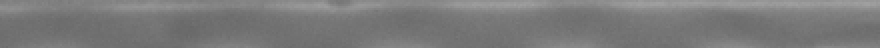
#> input picture tests/fixtures/phase_registration/A6_-2.png, 440 x 24 px (shown 2 times larger)
$ python review_current_wall_pair.py ../tests/fixtures/phase_registration/A6_-2.png --output out.png   (older library calls are emulated)
#> lines starting #> are read from the running program, lines starting #| are printed output that depends on the picture
### backend/vision/parallel_walls.py
"""平行管壁定位：为生成区下游的直管测量段定位一对平行内壁。

与 :mod:`backend.vision.rectified_measurement` 的分工：本模块只负责**几何定位**，
输出一对壁线的原图端点、共见测量范围与证据；标尺（μm/px）与芯片深度是另外两类
证据，定位成功**不**意味着物理尺寸已标定。

设计要点（对应任务书 §3）：

1. 候选、支持边缘、有效可见长度与坐标空间一起保留；``work_scale`` 允许降采样工作图，
   坐标映射显式可逆（默认 1.0，即工作图就是原图）。所有输出端点都是**原图像素**。
2. 两壁间距一律用**法向距离**，不用垂直 y 差；只在两壁的**共见轴向范围**内评估，
   不把短边外推到全图。
3. 图上若有多条同样可信的管道，报告候选竞争；不按最长线静默选中。带内出现与壁面
   同向、长度相当的长边时报告歧义——那可能是液柱边缘而不是内壁。
4. 跨帧证据用有界缓冲（``deque(maxlen=...)``）聚合；不等待、不排队、不阻塞。
5. 运动界面与静止壁边的差异作为辅助证据；**静止不是充分条件**——停泵液柱、静止气泡、
   固定纹理同样静止。没有有效运动时状态为 ``pending_motion``，不允许据此认证内壁。
6. 沿测量段多点核验上下壁与管内覆盖，用两壁方程与实际四边形，不用中心点加外接矩形。
7. 只有唯一可信线对才生成扶正变换；歧义、截断、单壁、低对比、证据过期一律给明确
   拒绝理由，禁止落回旧 ROI。

阈值集中在 :class:`LocalizationThresholds`，来源记录在 :data:`THRESHOLD_PROVENANCE`。
"""
from __future__ import annotations

from collections import deque
from dataclasses import dataclass, field, fields
import hashlib
import math
import threading

import cv2
import numpy as np

GEOMETRY_VERSION = "parallel-walls-20260922"


@dataclass(frozen=True)
class LocalizationThresholds:
    """定位阈值。改动前先看 :data:`THRESHOLD_PROVENANCE` 里对应条目的来源。"""

    min_visible_length_ratio: float = 0.25
    min_common_range_ratio: float = 0.30
    min_common_range_px: float = 120.0
    max_slope_difference: float = 0.05
    max_separation_cv: float = 0.15
    min_separation_px: float = 12.0
    max_separation_ratio: float = 0.60
    separation_sample_count: int = 24
    segment_count: int = 5
    min_supported_segments: int = 4
    max_slope_for_any_candidate: float = 0.35
    min_edge_support: float = 0.45
    edge_support_sigma_multiple: float = 3.0
    edge_support_min_gradient: float = 1.0
    min_mean_gradient_sigma_multiple: float = 5.0
    segment_min_edge_support: float = 0.40
    use_supplementary_candidates: bool = True
    competition_score_ratio: float = 0.90
    competition_separation_ratio: float = 0.15
    competition_mid_offset_px: float = 10.0
    interior_competitor_length_ratio: float = 0.55
    required_support_frames: int = 3
    evidence_max_age_s: float = 20.0
    max_buffer_frames: int = 24
    cluster_separation_ratio: float = 0.20
    cluster_mid_offset_px: float = 12.0
    motion_min_interior_change: float = 1.5
    motion_change_sigma_multiple: float = 3.0
    motion_noise_floor_gray: float = 0.25
    motion_min_axial_shift_px: float = 1.0
    motion_min_shift_correlation: float = 0.5
    motion_min_axial_structure_gray: float = 1.0
    motion_max_geometry_change_px: float = 3.0
    motion_max_tilt_change: float = 0.02
    motion_max_axial_change_px: float = 10.0
    coverage_edge_margin_px: float = 2.0
    coverage_min_contrast: float = 1.0


THRESHOLD_PROVENANCE: dict[str, str] = {
    "min_visible_length_ratio": "工程下限，尚未由带标注样本验证；不得为了通过停泵标定帧而放宽",
    "min_common_range_ratio": "不到半幅宽的共见范围不足以支撑稳定扶正",
    "min_common_range_px": "保证沿程多点核验有足够采样",
    "max_slope_difference": "沿用 channel_calibration 平行判据 0.16 的约 1/3",
    "max_separation_cv": "工程上限；真实平行管道间距沿程变化应远小于此，尚未由样本标定",
    "min_separation_px": "低于 12 px 的扶正带无法分辨柱塞端部：相衬亮带自身的两条边相距只有几个像素，"
                         "实测停泵帧上就出现过 6.03 px 的伪线对（由分辨率下限推出，不依赖 50 µm 假设）",
    "max_separation_ratio": "超过 60% 画幅高的“两条壁”通常是把不同结构连起来",
    "separation_sample_count": "采样数，兼顾精度与开销",
    "segment_count": "沿程核验位置数；5 段可分辨局部截断",
    "min_supported_segments": "允许 1 段缺失（遮挡/低对比），其余必须支持",
    "max_slope_for_any_candidate": "沿用 channel_calibration 的 max_tilt_degrees=33° 量级",
    "min_edge_support": "沿线边缘命中比例下限；未经样本标定，不得为通过停泵帧而放宽",
    "edge_support_sigma_multiple": "阈值 = max(min_gradient, k×稳健噪声尺度)；k=3 为常规检测下限",
    "edge_support_min_gradient": "绝对下限（灰阶/px），防止极低噪声图像把纹理噪声判成边缘",
    "min_mean_gradient_sigma_multiple": "候选线沿线**平均**法向梯度也要超过 k×噪声尺度："
                                       "逐点命中比例会被局部噪声刷高，平均幅度才反映这条边是否真实",
    "segment_min_edge_support": "单段边缘命中下限，低于此该段记为不支持",
    "use_supplementary_candidates": "是否在对比度归一化图上补一路候选；固定 Canny 阈值会让中等对比长边时有时无",
    "competition_score_ratio": "次优线对得分达到最优的 90% 即视为竞争",
    "competition_separation_ratio": "间距相差 <15% 且中线相近者视为同一管道的竞争解释",
    "competition_mid_offset_px": "同上，位置判据",
    "interior_competitor_length_ratio": "带内同向长边达到最短壁长的 55% 时无法区分壁面与液柱边缘",
    "required_support_frames": "工程下限；按内容签名去重后的独立帧数下限",
    "evidence_max_age_s": "证据过期时间；超过则必须重新定位",
    "max_buffer_frames": "有界缓冲容量，防止无界增长",
    "cluster_separation_ratio": "跨帧聚类：间距相对差小于该值归入同一簇",
    "cluster_mid_offset_px": "跨帧聚类：中线偏移小于该值归入同一簇",
    "motion_min_interior_change": "平均变化的参考幅度，仅作诊断；判定改用按噪声归一的显著变化比例",
    "motion_change_sigma_multiple": "单点显著变化阈值 = k×帧差稳健噪声尺度",
    "motion_noise_floor_gray": "噪声尺度的绝对下限：帧差完全均匀（例如整体加常数）时 MAD 为 0，"
                               "没有下限会让阈值退化成 0、把所有点都判成显著变化",
    "motion_min_axial_shift_px": "沿轴互相关峰值对应的位移下限：亮度漂移、全局闪烁、静态噪声都"
                                 "不产生位移，只有空间位移才可能是流动",
    "motion_min_shift_correlation": "沿轴互相关峰值的相关度下限，低于此视为无法判定位移",
    "motion_min_axial_structure_gray": "沿轴签名的 90-10 分位差下限：管内没有沿轴结构"
                                       "（例如无柱塞的均匀管道）时不试图测位移",
    "motion_max_geometry_change_px": "静止壁面的位置允许变化上限；超过则认为该线在移动",
    "motion_max_tilt_change": "静止壁面的倾角允许变化上限",
    "motion_max_axial_change_px": "静止壁面的轴向可见区间允许变化上限；柱塞肩部的长边在 y 上不动，"
                                  "但会沿轴平移，必须靠这一项才能与固定壁面区分",
    "coverage_edge_margin_px": "壁线到画幅边缘的最小留白",
    "coverage_min_contrast": "带内相对带外的最小对比；低于此认为该位置没有液柱证据",
}


@dataclass(frozen=True)
class WallCandidate:
    """一条全幅长边候选，端点为原图像素。"""

    id: int
    x1: float
    y1: float
    x2: float
    y2: float
    slope: float
    length_px: float
    length_ratio: float
    edge_support: float
    mean_normal_gradient: float = 0.0
    coordinate_space: str = "original_frame"

    # [15 lines left out: functions direction, normal, y_at, not called in this run]

    def point_at(self, x: float) -> np.ndarray:
        return np.array([x, self.y_at(x)], dtype=np.float64)

    @property
    def x_range(self) -> tuple[float, float]:
        return (min(self.x1, self.x2), max(self.x1, self.x2))

    # [19 lines left out: functions with_endpoints, to_dict, not called in this run]


@dataclass(frozen=True)
class WallPair:
    """一对候选壁，间距按共见范围内的法向距离计算。"""

    first: WallCandidate
    second: WallCandidate
    common_x_range: tuple[float, float]
    separation_px: float
    separation_std_px: float
    separation_cv: float
    slope_difference: float
    tilt_ratio: float
    mid_y_px: float
    segment_support: tuple[bool, ...]
    score: float
    rejection: str = ""

    @property
    def supported_segments(self) -> int:
        return sum(1 for flag in self.segment_support if flag)

    @property
    def ids(self) -> tuple[int, int]:
        return (int(self.first.id), int(self.second.id))

    # [31 lines left out: functions wall_lines, to_dict, not called in this run]


@dataclass(frozen=True)
class FrameCandidates:
    """一帧的候选与它们所在坐标系的配套数据。"""

    candidates: tuple[WallCandidate, ...]
    edges: EdgeSupportMap = field(repr=False, compare=False)
    gray: np.ndarray = field(repr=False, compare=False)
    coordinate_mapping: dict = field(default_factory=dict)


@dataclass(frozen=True)
class EdgeSupportMap:
    """方向梯度支持图。用对比度自适应的阈值，不用固定 Canny 阈值。

    真实相衬图的壁面梯度只有几个灰阶；固定的 Canny(40,110) 在这种图上完全没有输出
    （实测 24 张停泵标定帧上非零边缘比例为 0）。因此这里用 Sobel 幅值 + 稳健噪声尺度
    （1.4826×MAD）作阈值，并要求梯度方向**横跨**候选线，而不是沿线。
    """

    gx: np.ndarray = field(repr=False, compare=False)
    gy: np.ndarray = field(repr=False, compare=False)
    magnitude: np.ndarray = field(repr=False, compare=False)
    sigma: float

    # [19 lines left out: function support, not called in this run]


def gradient_support_map(gray: np.ndarray) -> EdgeSupportMap:
    smooth = cv2.GaussianBlur(gray.astype(np.float32), (0, 0), 1.0)
    gx = cv2.Sobel(smooth, cv2.CV_32F, 1, 0, ksize=3)
    gy = cv2.Sobel(smooth, cv2.CV_32F, 0, 1, ksize=3)
    magnitude = np.hypot(gx, gy)
    median = float(np.median(magnitude))
    sigma = max(1e-6, 1.4826 * float(np.median(np.abs(magnitude - median))))
    return EdgeSupportMap(gx=gx, gy=gy, magnitude=magnitude, sigma=sigma)


# [61 lines left out: functions _edge_support, _credible_edge, _supplementary_candidates, not called in this run]


DEFAULT_SUPPLEMENTARY_HOUGH: dict[str, float] = {
    "canny_low": 35.0,
    "canny_high": 100.0,
    "hough_width_ratio": 0.10,
    "min_line_length_ratio": 0.55,
    "max_line_gap_ratio": 0.16,
}


# [23 lines left out: function _merge_candidates, not called in this run]


def prepare_frame(frame: np.ndarray, *, thresholds: LocalizationThresholds | None = None,
                  work_scale: float = 1.0, max_lines: int = 32,
                  contrast_enhance: bool = False) -> FrameCandidates:
    """生成全幅长边候选（端点映回原图），并返回配套的边缘图与坐标映射。"""
    from .channel_calibration import detect_wall_line_candidates

    limits = thresholds or LocalizationThresholds()
    if frame is None or getattr(frame, "size", 0) == 0:
        return FrameCandidates((), gradient_support_map(np.zeros((8, 8), np.uint8)),
                               np.zeros((0, 0), np.uint8),
                               {"invertible": False, "reason": "frame_empty"})
    gray = frame if frame.ndim == 2 else cv2.cvtColor(frame, cv2.COLOR_BGR2GRAY)
    original_height, original_width = gray.shape[:2]
    if not (work_scale > 0.0 and math.isfinite(work_scale)):
        raise ValueError("work_scale 必须是正的有限值")
    if abs(work_scale - 1.0) < 1e-9:
        work = gray
    else:
        work = cv2.resize(gray, (max(8, int(round(original_width * work_scale))),
                                 max(8, int(round(original_height * work_scale)))),
                          interpolation=cv2.INTER_AREA)
    work_height, work_width = work.shape[:2]
    # CLAHE is used only to propose edges. Motion and coverage still inspect the
    # original gray frame, so enhancement cannot invent fluid movement.
    candidate_image = (cv2.createCLAHE(clipLimit=2.0, tileGridSize=(8, 8)).apply(work)
                       if contrast_enhance else work)
    edge_image = (cv2.createCLAHE(clipLimit=2.0, tileGridSize=(8, 8)).apply(gray)
                  if contrast_enhance else gray)
    mapping = {
        "work_scale": float(work_scale),
        "work_shape": [int(work_width), int(work_height)],
        "original_shape": [int(original_width), int(original_height)],
        "offset_px": [0.0, 0.0],
        "invertible": True,
        "forward": "x_work = x_original * work_scale + offset_px[0]",
        "inverse": "x_original = x_work / work_scale - offset_px[0] / work_scale",
    }
    # 边缘支持在原图分辨率上量：候选端点已经是原图坐标，两者必须同系。
    edges = gradient_support_map(edge_image)
    scale_x = original_width / float(work_width)
    scale_y = original_height / float(work_height)

    candidates: list[WallCandidate] = []
    for raw in detect_wall_line_candidates(candidate_image, max_lines=max_lines):
        if abs(float(raw["slope"])) > limits.max_slope_for_any_candidate:
            continue
        if float(raw["length_ratio"]) < limits.min_visible_length_ratio:
            continue
        x1 = float(raw["x1"]) * work_width * scale_x
        y1 = float(raw["y1"]) * work_height * scale_y
        x2 = float(raw["x2"]) * work_width * scale_x
        y2 = float(raw["y2"]) * work_height * scale_y
        seed = WallCandidate(
            id=int(raw["id"]), x1=x1, y1=y1, x2=x2, y2=y2, slope=float(raw["slope"]),
            length_px=math.hypot(x2 - x1, y2 - y1), length_ratio=float(raw["length_ratio"]),
            edge_support=0.0)
        support, mean_gradient = _edge_support(edges, seed, limits)
        if not _credible_edge(edges, seed, limits, support, mean_gradient):
            continue
        candidates.append(WallCandidate(
            id=seed.id, x1=seed.x1, y1=seed.y1, x2=seed.x2, y2=seed.y2, slope=seed.slope,
            length_px=seed.length_px, length_ratio=seed.length_ratio, edge_support=support,
            mean_normal_gradient=mean_gradient))
    if limits.use_supplementary_candidates:
        candidates = _merge_candidates(
            candidates,
            _supplementary_candidates(edge_image, thresholds=limits, edges=edges, max_lines=max_lines))
    mapping["candidate_count"] = len(candidates)
    mapping["gradient_noise_sigma"] = round(float(edges.sigma), 6)
    mapping["supplementary_candidates_enabled"] = bool(limits.use_supplementary_candidates)
    mapping["contrast_enhance"] = bool(contrast_enhance)
    return FrameCandidates(tuple(candidates), edges, gray, mapping)


# [408 lines left out: functions _separation_profile, _segment_support, pair_candidates, interior_parallel_competitors, assess_coverage, _band_mask and 5 more, not called in this run]


def _signature(gray: np.ndarray) -> str:
    small = cv2.resize(gray, (32, 24), interpolation=cv2.INTER_AREA).astype(np.uint8)
    return hashlib.sha1(np.ascontiguousarray(small).tobytes()).hexdigest()[:16]


class ParallelWallLocalizer:
    """有界、无阻塞的跨帧平行管壁定位器。只做计算，不等待、不排队。"""

    # [14 lines left out: function __init__, not called in this run]

    @property
    def thresholds(self) -> LocalizationThresholds:
        return self._limits

    # [390 lines left out: functions observe, _observe_locked, reset, buffered_frames, thresholds, _fresh and 6 more, not called in this run]


@dataclass(frozen=True)
class WallLocalization:
    """一次定位的完整结果。``status == "localized"`` 才允许生成扶正变换。"""

    status: str
    reason: str
    geometry: dict = field(default_factory=dict)

    # [45 lines left out: functions from_geometry, rejected, not called in this run]

    @property
    def usable(self) -> bool:
        return self.status == "localized" and len(self.geometry.get("wall_lines", [])) == 2

    # [6 lines left out: function wall_lines, not called in this run]

    @property
    def frame_id(self) -> int:
        return int(self.geometry.get("frame_id", 0) or 0)

    # [4 lines left out: function image_shape, not called in this run]

    def to_dict(self) -> dict:
        return dict(self.geometry)

### tools/review_current_wall_pair.py
"""Single-still wall proposal and rectification, explicitly not an acceptance."""
from __future__ import annotations

import argparse
import json
import sys
from pathlib import Path

import cv2

sys.path.insert(0, str(Path(__file__).resolve().parents[1]))
from backend.vision.parallel_walls import prepare_frame, pair_candidates
from backend.vision.plug_geometry import rectified_axes
from backend.vision.rectified_measurement import (
    detect_rectified_generation_plugs,
    trace_summary,
)
from backend.vision.rectified_roi import rectify_channel_frame
from backend.vision.config import DetectorConfig, DebugConfig
from backend.vision.detector import DropletDetector
from backend.runtime_paths import user_data_dir


def main() -> None:
    parser = argparse.ArgumentParser()
    parser.add_argument("image", type=Path)
    parser.add_argument("--output", type=Path, required=True)
    parser.add_argument("--walls-proposal", type=Path,
                        help="Recheck a visually selected same-session proposal; never marks it validated")
    parser.add_argument("--end-x-px", type=int,
                        help="Visually reviewed end of the straight channel; proposal only")
    args = parser.parse_args()
    frame = cv2.imread(str(args.image))
#> frame is the input picture: shape (24, 440, 3); min 103, max 160, mean 122.3
    if frame is None:
        raise RuntimeError("Cannot read diagnostic image")
    prepared = prepare_frame(frame, contrast_enhance=True)
#> in prepare_frame, `candidate_image = (cv2.createCLAHE(clipLimit=2.0, tileGridSize=(8, 8))..`:
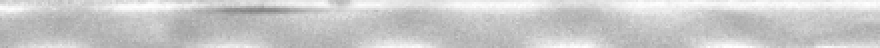
#> candidate_image: shape (24, 440) (shown 2 times larger); min 132, max 255, mean 201.7
#> in gradient_support_map, `gx = cv2.Sobel(smooth, cv2.CV_32F, 1, 0, ksize=3)`:
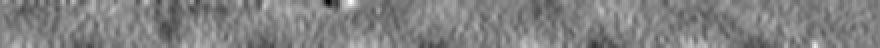
#> gx: shape (24, 440) float32 (shown 2 times larger); min -76.27, max 73.87, mean 0.1; drawn with min black and max white
#> in gradient_support_map, `gy = cv2.Sobel(smooth, cv2.CV_32F, 0, 1, ksize=3)`:
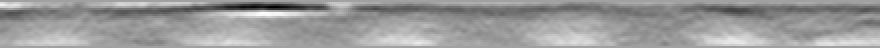
#> gy: shape (24, 440) float32 (shown 2 times larger); min -199.4, max 115.3, mean -8.8; drawn with min black and max white
#> in gradient_support_map, `magnitude = np.hypot(gx, gy)`:
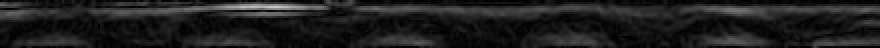
#> magnitude: shape (24, 440) float32 (shown 2 times larger); min 0, max 199.9, mean 30.5
#> in gradient_support_map, `median = float(np.median(magnitude))`: median = 22.24
#> in gradient_support_map, `sigma = max(1e-6, 1.4826 * float(np.median(np.abs(magnitude - median))))`: sigma = 18.6
#> after the loop in prepare_frame, `for raw in detect_wall_line_candidates(candidate_image, max_lines=max_..`: candidates = []
    pairs = sorted((pair for pair in pair_candidates(prepared, frame.shape[:2])
                    if not pair.rejection), key=lambda pair: pair.score, reverse=True)
    if len(pairs) != 1 and args.walls_proposal is None:
        raise RuntimeError(f"Need visual selection: {len(pairs)} candidate pairs")
    h, w = frame.shape[:2]
    walls = (json.loads(args.walls_proposal.read_text(encoding="utf-8"))["walls"]
             if args.walls_proposal else pairs[0].wall_lines(w, h))
    if args.end_x_px is not None:
        if not 0 < args.end_x_px < w:
            raise ValueError("Channel endpoint must be inside the image")
        extended = []
        for line in walls:
            x1, x2 = float(line["x1"]), float(line["x2"])
            if x2 <= x1 or args.end_x_px / w <= x1:
                raise ValueError("Invalid wall segment")
            end_x = args.end_x_px / w
            end_y = float(line["y1"]) + (float(line["y2"]) - float(line["y1"])) * (end_x - x1) / (x2 - x1)
            if not 0 < end_y < 1:
                raise ValueError("Extended wall leaves the image")
            extended.append(dict(line, x2=end_x, y2=end_y))
        walls = extended
    roi = rectify_channel_frame(frame, walls)
    if roi is None:
        raise RuntimeError("Rectification failed")
    gray = cv2.cvtColor(roi, cv2.COLOR_BGR2GRAY)
    tuning = json.loads((user_data_dir() / "config/vision_tuning_parameters.json").read_text(encoding="utf-8"))
    config = DetectorConfig(**tuning["detector"])
    config.measurement_mode = "generation_plug"
    config.generation_min_length_ratio = 0.5
    detector = DropletDetector(config, DebugConfig())
    # 像素域诊断：显式声明本帧观测截面，使门槛与画面自洽；不产生 µm 结论。
    # 用**像素个数**（= wall_separation_px），不是索引跨度。
    axes = rectified_axes(gray.shape[:2])
    detector.declare_pixel_cross_section(float(axes.transverse_pixel_count),
                                        reason="diagnostic_pixel_domain")
    # 走生产路径**同一个检测内核**：候选与门槛因此与线上一致。
    trace: dict = {}
    detect_rectified_generation_plugs(gray, detector=detector, trace=trace)
    summary = trace_summary(trace)
    preview = cv2.normalize(frame, None, 0, 255, cv2.NORM_MINMAX)
    for line in walls:
        cv2.line(preview, (round(line["x1"] * w), round(line["y1"] * h)),
                 (round(line["x2"] * w), round(line["y2"] * h)), (0, 255, 0), 1)
    args.output.mkdir(parents=True, exist_ok=True)
    for name, image in (("wall_proposal.png", preview), ("rectified_raw.png", roi),
                        ("rectified_display.png", cv2.normalize(roi, None, 0, 255, cv2.NORM_MINMAX))):
        if not cv2.imwrite(str(args.output / name), image):
            raise RuntimeError(f"Could not save {name}")
    report = {"status": "single_frame_proposal_not_validated", "source": str(args.image),
              "walls": walls, "rectified_shape": list(gray.shape),
              "axes": axes.to_dict(),
              "reference_width_px": summary.get("reference_width_px"),
              "reference_width_source": summary.get("reference_width_source"),
              "selected_intervals": summary.get("selected_intervals"),
              "raw_checks": summary.get("raw_outline_contrast_checks"),
              "physical_scale_validated": False,
              # 单张静帧没有帧身份与标尺，因此**没有**测量链结论：这些只是检测探针结果。
              "measurement_chain": {"attempted": False,
                                    "why": "孤立静帧没有帧身份与标尺，不给测量结论"}}
    report["visually_reviewed_end_x_px"] = args.end_x_px
    (args.output / "proposal.json").write_text(json.dumps(report, indent=2), encoding="utf-8")
    print(json.dumps(report))


if __name__ == "__main__":
    main()
#> (the call stopped at in prepare_frame, `for raw in detect_wall_line_candidates(candidate_image, max_lines=max_..`: backend is not available in this run)

$ run again, on tests/fixtures/phase_registration/A6_2.png
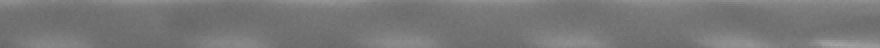
#> input picture tests/fixtures/phase_registration/A6_2.png, 440 x 24 px (shown 2 times larger)
#> in main, frame is the input picture: shape (24, 440, 3); min 104, max 163, mean 119.4
#> in gradient_support_map, `gy = cv2.Sobel(smooth, cv2.CV_32F, 0, 1, ksize=3)`:
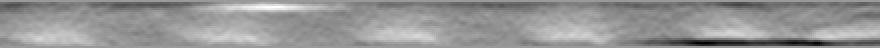
#> gy: shape (24, 440) float32 (shown 2 times larger); min -220.6, max 146.6, mean -6; drawn with min black and max white
#> in gradient_support_map, `magnitude = np.hypot(gx, gy)`:
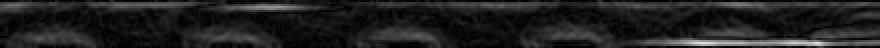
#> magnitude: shape (24, 440) float32 (shown 2 times larger); min 0, max 223.1, mean 32.2
#> median = 22.78
#> sigma = 19.04
#> after the loop in prepare_frame, `for raw in detect_wall_line_candidates(candidate_image, max_lines=max_..`: candidates = []

$ run again, on tests/fixtures/phase_registration/A7_0.png
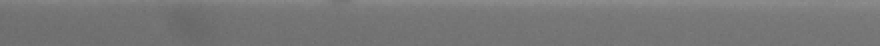
#> input picture tests/fixtures/phase_registration/A7_0.png, 440 x 23 px (shown 2 times larger)
#> in main, frame is the input picture: shape (23, 440, 3); min 104, max 142, mean 119.3
#> in gradient_support_map, `gy = cv2.Sobel(smooth, cv2.CV_32F, 0, 1, ksize=3)`:
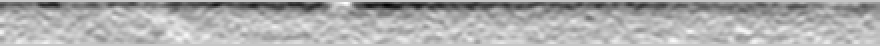
#> gy: shape (23, 440) float32 (shown 2 times larger); min -89.62, max 25.48, mean -11.4; drawn with min black and max white
#> in gradient_support_map, `magnitude = np.hypot(gx, gy)`:
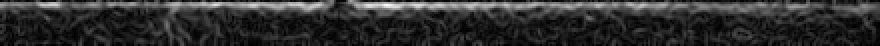
#> magnitude: shape (23, 440) float32 (shown 2 times larger); min 0, max 90.13, mean 16.6; drawn with min black and max white
#> median = 12.05
#> sigma = 8.73
#> after the loop in prepare_frame, `for raw in detect_wall_line_candidates(candidate_image, max_lines=max_..`: candidates = []
